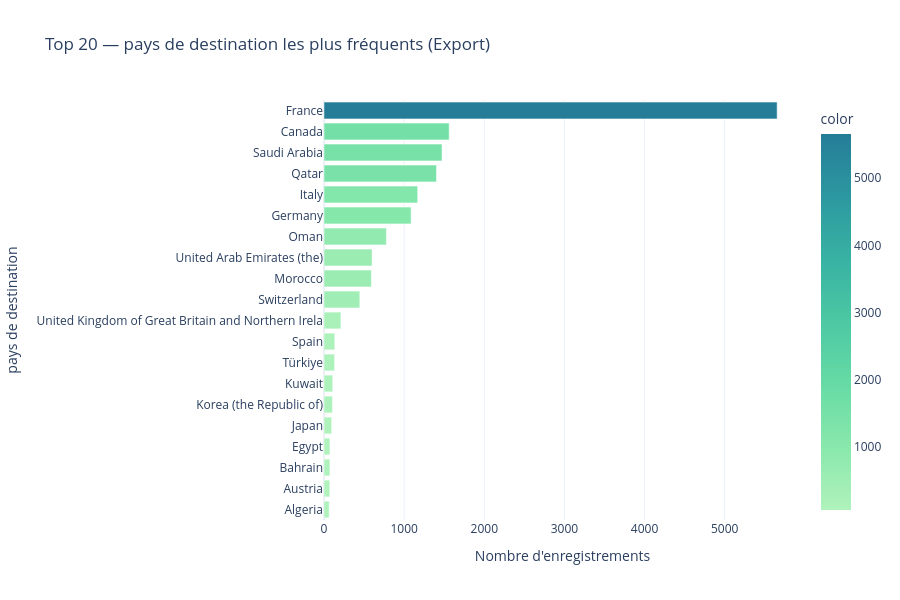

The notebook cell saved with this chart:
### Code cell
# 1.5 Top 20 des groupes (pays de destination) les plus fréquents
grp_col = GROUP_COL if GROUP_COL in raw.columns else find_col(raw, *GROUP_KEYWORDS)
top_groups = raw[grp_col].value_counts().head(20)

fig = px.bar(x=top_groups.values, y=top_groups.index.astype(str), orientation="h",
             title=f"Top 20 — {GROUP_LABEL} les plus fréquents ({DATASET_NAME})",
             labels={"x": "Nombre d'enregistrements", "y": GROUP_LABEL},
             color=top_groups.values, color_continuous_scale="Tealgrn")
fig.update_layout(yaxis=dict(autorange="reversed"), template="plotly_white", height=600)
fig.show()

### Figure 1 — Plotly figure (JSON) as saved in the notebook; plotly's stock layout.template omitted (floating-point values rounded to 4 significant figures)
{"data": [{"hovertemplate": "Nombre d'enregistrements=%{x}<br>pays de destination=%{y}<br>color=%{marker.color}<extra></extra>", "legendgroup": "", "marker": {"color": [5655, 1562, 1473, 1404, 1169, 1087, 779, 600, 591, 447, 211, 135, 132, 109, 106, 96, 74, 74, 73, 65], "coloraxis": "coloraxis", "pattern": {"shape": ""}}, "name": "", "orientation": "h", "showlegend": false, "textposition": "auto", "type": "bar", "x": [5655, 1562, 1473, 1404, 1169, 1087, 779, 600, 591, 447, 211, 135, 132, 109, 106, 96, 74, 74, 73, 65], "xaxis": "x", "y": ["France", "Canada", "Saudi Arabia", "Qatar", "Italy", "Germany", "Oman", "United Arab Emirates (the)", "Morocco", "Switzerland", "United Kingdom of Great Britain and Northern Irela", "Spain", "Türkiye", "Kuwait", "Korea (the Republic of)", "Japan", "Egypt", "Bahrain", "Austria", "Algeria"], "yaxis": "y"}], "layout": {"barmode": "relative", "coloraxis": {"colorbar": {"title": {"text": "color"}}, "colorscale": [[0, "rgb(176, 242, 188)"], [0.1667, "rgb(137, 232, 172)"], [0.3333, "rgb(103, 219, 165)"], [0.5, "rgb(76, 200, 163)"], [0.6667, "rgb(56, 178, 163)"], [0.8333, "rgb(44, 152, 160)"], [1, "rgb(37, 125, 152)"]]}, "height": 600, "legend": {"tracegroupgap": 0}, "title": {"text": "Top 20 — pays de destination les plus fréquents (Export)"}, "xaxis": {"anchor": "y", "domain": [0, 1], "title": {"text": "Nombre d'enregistrements"}}, "yaxis": {"anchor": "x", "autorange": "reversed", "domain": [0, 1], "title": {"text": "pays de destination"}}}}
